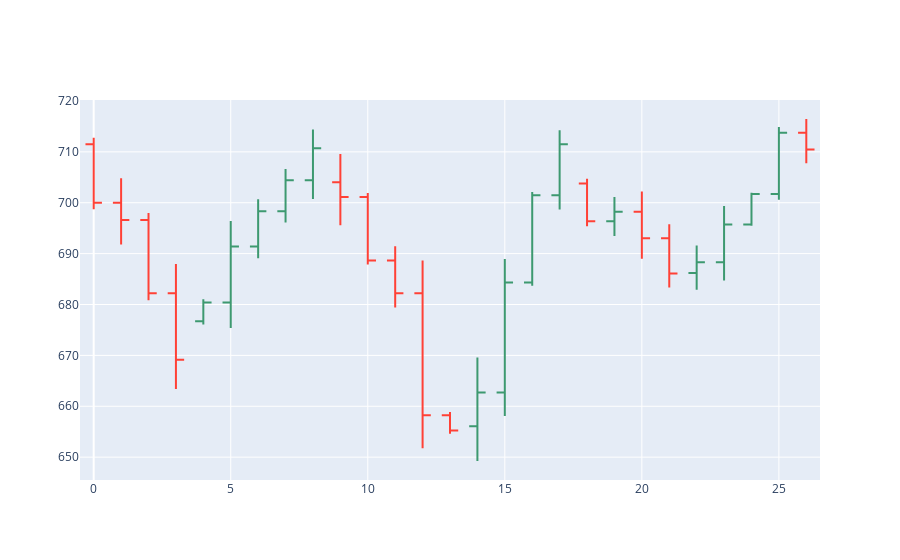
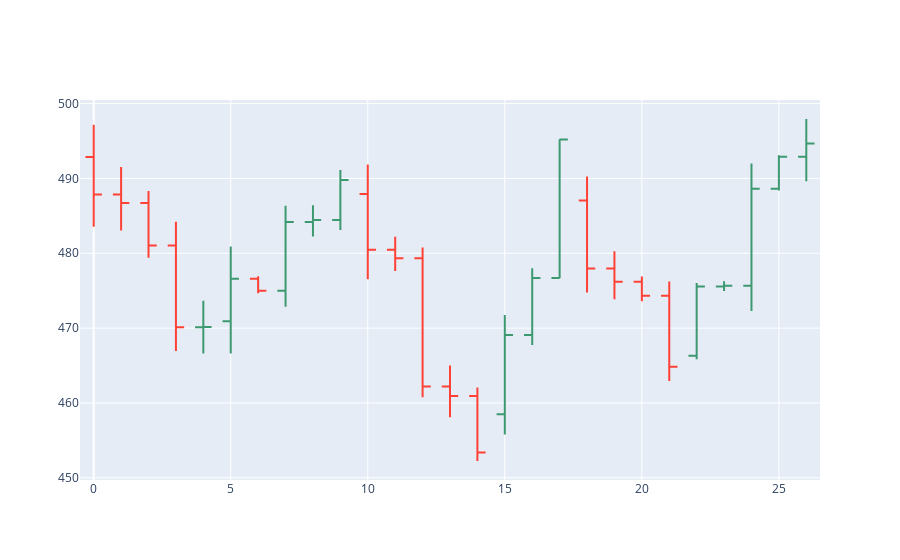
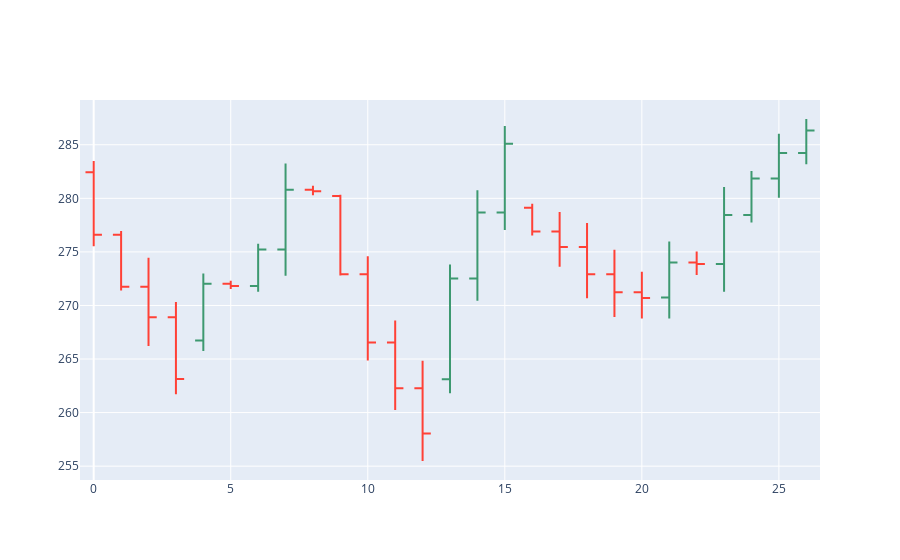
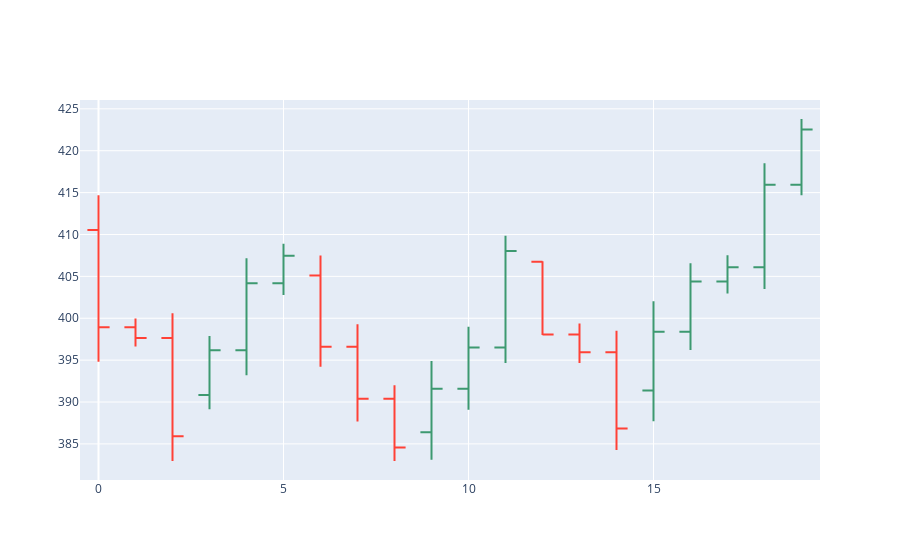

The cell these charts' notebook holds for them, in order:
### Code cell
for i in range(len(dfs)):
    for j in range(len(dfs[i])):
        name = names[i]
        start = dfs[i]['ts_start'].iloc[j]
        end = dfs[i]['ts_end'].iloc[j]
        temp = df1.loc[start:end,['open','close','low','high']]
        fig = go.Figure(data=go.Ohlc(
                        open=temp['open'],
                        high=temp['high'],
                        low=temp['low'],close=temp['close']))
        fig.update(layout_xaxis_rangeslider_visible=False)
        fig.show()
        o = fig.write_image("/Users/harshal/Downloads/Mined_data/"+name+"/"+str(j)+name+".jpeg")
